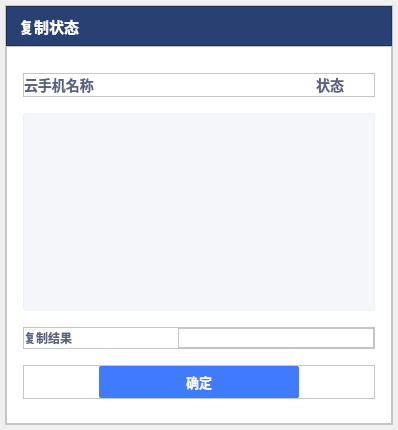
<?xml version="1.0" encoding="UTF-8"?>
<ui version="4.0">
 <class>RecentCopyStatusDialog</class>
 <widget class="QDialog" name="RecentCopyStatusDialog">
  <property name="geometry">
   <rect>
    <x>0</x>
    <y>0</y>
    <width>398</width>
    <height>430</height>
   </rect>
  </property>
  <property name="minimumSize">
   <size>
    <width>0</width>
    <height>0</height>
   </size>
  </property>
  <property name="windowTitle">
   <string>Dialog</string>
  </property>
  <property name="styleSheet">
   <string notr="true"/>
  </property>
  <layout class="QHBoxLayout" name="horizontalLayout">
   <property name="spacing">
    <number>0</number>
   </property>
   <property name="leftMargin">
    <number>5</number>
   </property>
   <property name="topMargin">
    <number>5</number>
   </property>
   <property name="rightMargin">
    <number>5</number>
   </property>
   <property name="bottomMargin">
    <number>5</number>
   </property>
   <item>
    <widget class="QFrame" name="frame_2">
     <property name="styleSheet">
      <string notr="true">background-color:#FFFFFFFF;</string>
     </property>
     <property name="frameShape">
      <enum>QFrame::StyledPanel</enum>
     </property>
     <property name="frameShadow">
      <enum>QFrame::Raised</enum>
     </property>
     <layout class="QVBoxLayout" name="verticalLayout">
      <property name="spacing">
       <number>0</number>
      </property>
      <property name="leftMargin">
       <number>0</number>
      </property>
      <property name="topMargin">
       <number>0</number>
      </property>
      <property name="rightMargin">
       <number>0</number>
      </property>
      <property name="bottomMargin">
       <number>0</number>
      </property>
      <item>
       <widget class="QFrame" name="frame">
        <property name="minimumSize">
         <size>
          <width>0</width>
          <height>40</height>
         </size>
        </property>
        <property name="maximumSize">
         <size>
          <width>16777215</width>
          <height>40</height>
         </size>
        </property>
        <property name="palette">
         <palette>
          <active>
           <colorrole role="Button">
            <brush brushstyle="SolidPattern">
             <color alpha="255">
              <red>41</red>
              <green>64</green>
              <blue>115</blue>
             </color>
            </brush>
           </colorrole>
           <colorrole role="Base">
            <brush brushstyle="SolidPattern">
             <color alpha="255">
              <red>41</red>
              <green>64</green>
              <blue>115</blue>
             </color>
            </brush>
           </colorrole>
           <colorrole role="Window">
            <brush brushstyle="SolidPattern">
             <color alpha="255">
              <red>41</red>
              <green>64</green>
              <blue>115</blue>
             </color>
            </brush>
           </colorrole>
          </active>
          <inactive>
           <colorrole role="Button">
            <brush brushstyle="SolidPattern">
             <color alpha="255">
              <red>41</red>
              <green>64</green>
              <blue>115</blue>
             </color>
            </brush>
           </colorrole>
           <colorrole role="Base">
            <brush brushstyle="SolidPattern">
             <color alpha="255">
              <red>41</red>
              <green>64</green>
              <blue>115</blue>
             </color>
            </brush>
           </colorrole>
           <colorrole role="Window">
            <brush brushstyle="SolidPattern">
             <color alpha="255">
              <red>41</red>
              <green>64</green>
              <blue>115</blue>
             </color>
            </brush>
           </colorrole>
          </inactive>
          <disabled>
           <colorrole role="Button">
            <brush brushstyle="SolidPattern">
             <color alpha="255">
              <red>41</red>
              <green>64</green>
              <blue>115</blue>
             </color>
            </brush>
           </colorrole>
           <colorrole role="Base">
            <brush brushstyle="SolidPattern">
             <color alpha="255">
              <red>41</red>
              <green>64</green>
              <blue>115</blue>
             </color>
            </brush>
           </colorrole>
           <colorrole role="Window">
            <brush brushstyle="SolidPattern">
             <color alpha="255">
              <red>41</red>
              <green>64</green>
              <blue>115</blue>
             </color>
            </brush>
           </colorrole>
          </disabled>
         </palette>
        </property>
        <property name="styleSheet">
         <string notr="true">background-color:#FF294073;</string>
        </property>
        <property name="frameShape">
         <enum>QFrame::StyledPanel</enum>
        </property>
        <property name="frameShadow">
         <enum>QFrame::Raised</enum>
        </property>
        <layout class="QHBoxLayout" name="horizontalLayout_2">
         <property name="spacing">
          <number>0</number>
         </property>
         <property name="leftMargin">
          <number>12</number>
         </property>
         <property name="topMargin">
          <number>0</number>
         </property>
         <property name="rightMargin">
          <number>12</number>
         </property>
         <property name="bottomMargin">
          <number>0</number>
         </property>
         <item>
          <widget class="QLabel" name="label">
           <property name="palette">
            <palette>
             <active>
              <colorrole role="WindowText">
               <brush brushstyle="SolidPattern">
                <color alpha="255">
                 <red>255</red>
                 <green>255</green>
                 <blue>255</blue>
                </color>
               </brush>
              </colorrole>
              <colorrole role="Button">
               <brush brushstyle="SolidPattern">
                <color alpha="255">
                 <red>41</red>
                 <green>64</green>
                 <blue>115</blue>
                </color>
               </brush>
              </colorrole>
              <colorrole role="Base">
               <brush brushstyle="SolidPattern">
                <color alpha="255">
                 <red>41</red>
                 <green>64</green>
                 <blue>115</blue>
                </color>
               </brush>
              </colorrole>
              <colorrole role="Window">
               <brush brushstyle="SolidPattern">
                <color alpha="255">
                 <red>41</red>
                 <green>64</green>
                 <blue>115</blue>
                </color>
               </brush>
              </colorrole>
             </active>
             <inactive>
              <colorrole role="WindowText">
               <brush brushstyle="SolidPattern">
                <color alpha="255">
                 <red>255</red>
                 <green>255</green>
                 <blue>255</blue>
                </color>
               </brush>
              </colorrole>
              <colorrole role="Button">
               <brush brushstyle="SolidPattern">
                <color alpha="255">
                 <red>41</red>
                 <green>64</green>
                 <blue>115</blue>
                </color>
               </brush>
              </colorrole>
              <colorrole role="Base">
               <brush brushstyle="SolidPattern">
                <color alpha="255">
                 <red>41</red>
                 <green>64</green>
                 <blue>115</blue>
                </color>
               </brush>
              </colorrole>
              <colorrole role="Window">
               <brush brushstyle="SolidPattern">
                <color alpha="255">
                 <red>41</red>
                 <green>64</green>
                 <blue>115</blue>
                </color>
               </brush>
              </colorrole>
             </inactive>
             <disabled>
              <colorrole role="Button">
               <brush brushstyle="SolidPattern">
                <color alpha="255">
                 <red>41</red>
                 <green>64</green>
                 <blue>115</blue>
                </color>
               </brush>
              </colorrole>
              <colorrole role="Base">
               <brush brushstyle="SolidPattern">
                <color alpha="255">
                 <red>41</red>
                 <green>64</green>
                 <blue>115</blue>
                </color>
               </brush>
              </colorrole>
              <colorrole role="Window">
               <brush brushstyle="SolidPattern">
                <color alpha="255">
                 <red>41</red>
                 <green>64</green>
                 <blue>115</blue>
                </color>
               </brush>
              </colorrole>
             </disabled>
            </palette>
           </property>
           <property name="font">
            <font>
             <pointsize>11</pointsize>
             <bold>true</bold>
            </font>
           </property>
           <property name="text">
            <string>复制状态</string>
           </property>
          </widget>
         </item>
         <item>
          <spacer name="horizontalSpacer">
           <property name="orientation">
            <enum>Qt::Horizontal</enum>
           </property>
           <property name="sizeHint" stdset="0">
            <size>
             <width>507</width>
             <height>9</height>
            </size>
           </property>
          </spacer>
         </item>
         <item>
          <widget class="QPushButton" name="btnClose">
           <property name="minimumSize">
            <size>
             <width>24</width>
             <height>32</height>
            </size>
           </property>
           <property name="maximumSize">
            <size>
             <width>24</width>
             <height>32</height>
            </size>
           </property>
           <property name="cursor">
            <cursorShape>PointingHandCursor</cursorShape>
           </property>
           <property name="styleSheet">
            <string notr="true">QPushButton:hover {
     background: transparent;
 }
 QPushButton:flat {
     border: none; /* no border for a flat push button */
 }

 QPushButton:default {
     border-color: navy; /* make the default button prominent */
 }
</string>
           </property>
           <property name="text">
            <string/>
           </property>
           <property name="icon">
            <iconset resource="res.qrc">
             <normaloff>:/login/resource/login/close.png</normaloff>:/login/resource/login/close.png</iconset>
           </property>
           <property name="iconSize">
            <size>
             <width>24</width>
             <height>32</height>
            </size>
           </property>
           <property name="flat">
            <bool>true</bool>
           </property>
          </widget>
         </item>
        </layout>
       </widget>
      </item>
      <item>
       <widget class="QFrame" name="frame_3">
        <property name="minimumSize">
         <size>
          <width>0</width>
          <height>0</height>
         </size>
        </property>
        <property name="maximumSize">
         <size>
          <width>16777215</width>
          <height>16777215</height>
         </size>
        </property>
        <property name="styleSheet">
         <string notr="true">background-color:#FFFFFFFF;</string>
        </property>
        <property name="frameShape">
         <enum>QFrame::StyledPanel</enum>
        </property>
        <property name="frameShadow">
         <enum>QFrame::Raised</enum>
        </property>
        <layout class="QVBoxLayout" name="verticalLayout_2">
         <property name="spacing">
          <number>16</number>
         </property>
         <property name="leftMargin">
          <number>16</number>
         </property>
         <property name="topMargin">
          <number>26</number>
         </property>
         <property name="rightMargin">
          <number>16</number>
         </property>
         <property name="bottomMargin">
          <number>24</number>
         </property>
         <item>
          <widget class="QFrame" name="frame_4">
           <property name="minimumSize">
            <size>
             <width>0</width>
             <height>0</height>
            </size>
           </property>
           <property name="styleSheet">
            <string notr="true"/>
           </property>
           <property name="frameShape">
            <enum>QFrame::StyledPanel</enum>
           </property>
           <property name="frameShadow">
            <enum>QFrame::Raised</enum>
           </property>
           <layout class="QHBoxLayout" name="horizontalLayout_3">
            <property name="spacing">
             <number>0</number>
            </property>
            <property name="leftMargin">
             <number>0</number>
            </property>
            <property name="topMargin">
             <number>0</number>
            </property>
            <property name="rightMargin">
             <number>30</number>
            </property>
            <property name="bottomMargin">
             <number>0</number>
            </property>
            <item>
             <widget class="QLabel" name="label_7">
              <property name="font">
               <font>
                <pointsize>-1</pointsize>
                <bold>true</bold>
               </font>
              </property>
              <property name="styleSheet">
               <string notr="true">color:#596380;font-size:14px;font-weight:bold;</string>
              </property>
              <property name="text">
               <string>云手机名称</string>
              </property>
              <property name="alignment">
               <set>Qt::AlignLeading|Qt::AlignLeft|Qt::AlignVCenter</set>
              </property>
             </widget>
            </item>
            <item>
             <spacer name="horizontalSpacer_2">
              <property name="orientation">
               <enum>Qt::Horizontal</enum>
              </property>
              <property name="sizeHint" stdset="0">
               <size>
                <width>219</width>
                <height>20</height>
               </size>
              </property>
             </spacer>
            </item>
            <item>
             <widget class="QLabel" name="label_6">
              <property name="font">
               <font>
                <pointsize>-1</pointsize>
                <bold>true</bold>
               </font>
              </property>
              <property name="styleSheet">
               <string notr="true">color:#596380;font-size:14px;font-weight:bold;</string>
              </property>
              <property name="text">
               <string>状态</string>
              </property>
              <property name="alignment">
               <set>Qt::AlignRight|Qt::AlignTrailing|Qt::AlignVCenter</set>
              </property>
             </widget>
            </item>
           </layout>
          </widget>
         </item>
         <item>
          <widget class="QListWidget" name="listWidget">
           <property name="minimumSize">
            <size>
             <width>0</width>
             <height>0</height>
            </size>
           </property>
           <property name="maximumSize">
            <size>
             <width>16777215</width>
             <height>16777215</height>
            </size>
           </property>
           <property name="styleSheet">
            <string notr="true">QListWidget{background-color:#F5F6FA;
border: 1px solid #EBF1FF;color:#596380;font-size:12px;border-radius: 2px;}
QScrollBar::add-page:vertical, QScrollBar::sub-page:vertical {
                             background: none;
width: 0px;
height: 0px;
                         }
QScrollBar:vertical {
                     border: none;
                     background: none;
                     width: 8px;
                     margin: 0px 0 0px 0;
                 }
                 QScrollBar::handle:vertical {
                     background: #FFD7D7DE;
min-height: 20px;
border-radius: 4px;
border: none;
                 }
                 QScrollBar::add-line:vertical {
                     border: 0px solid grey;
background: #000000;
height: 0px;
subcontrol-position: bottom;
subcontrol-origin: margin;
                 }
                 QScrollBar::sub-line:vertical {
                     border: 0px solid grey;
background: #000000;
height: 0px;
subcontrol-position: top;
subcontrol-origin: margin;
                 }

QScrollBar::add-page:horizontal, QScrollBar::sub-page:horizontal {
                             background: none;
width: 0px;
height: 0px;
                         }
QScrollBar:horizontal {
                     border: none;
                     background: none;
                     height: 8px;
                     margin: 0px 0 0px 0;
                 }
                 QScrollBar::handle:horizontal {
                     background: #FFD7D7DE;
min-width: 20px;
border-radius: 4px;
border: none;
                 }
                 QScrollBar::add-line:horizontal {
                     border: 0px solid grey;
background: #000000;
width: 0px;
subcontrol-position: bottom;
subcontrol-origin: margin;
                 }
                 QScrollBar::sub-line:horizontal {
                     border: 0px solid grey;
background: #000000;
width: 0px;
subcontrol-position: top;
subcontrol-origin: margin;
                 }
</string>
           </property>
          </widget>
         </item>
         <item>
          <widget class="QFrame" name="frame_5">
           <property name="minimumSize">
            <size>
             <width>0</width>
             <height>0</height>
            </size>
           </property>
           <property name="frameShape">
            <enum>QFrame::StyledPanel</enum>
           </property>
           <property name="frameShadow">
            <enum>QFrame::Raised</enum>
           </property>
           <layout class="QHBoxLayout" name="horizontalLayout_4">
            <property name="spacing">
             <number>8</number>
            </property>
            <property name="leftMargin">
             <number>0</number>
            </property>
            <property name="topMargin">
             <number>0</number>
            </property>
            <property name="rightMargin">
             <number>0</number>
            </property>
            <property name="bottomMargin">
             <number>0</number>
            </property>
            <item>
             <widget class="QLabel" name="label_2">
              <property name="font">
               <font>
                <pointsize>-1</pointsize>
                <bold>true</bold>
               </font>
              </property>
              <property name="styleSheet">
               <string notr="true">color:#596380;font-size:12px;font-weight:bold;</string>
              </property>
              <property name="text">
               <string>复制结果</string>
              </property>
             </widget>
            </item>
            <item>
             <spacer name="horizontalSpacer_3">
              <property name="orientation">
               <enum>Qt::Horizontal</enum>
              </property>
              <property name="sizeHint" stdset="0">
               <size>
                <width>123</width>
                <height>20</height>
               </size>
              </property>
             </spacer>
            </item>
            <item>
             <widget class="QFrame" name="frame_7">
              <property name="minimumSize">
               <size>
                <width>0</width>
                <height>0</height>
               </size>
              </property>
              <property name="frameShape">
               <enum>QFrame::StyledPanel</enum>
              </property>
              <property name="frameShadow">
               <enum>QFrame::Raised</enum>
              </property>
              <layout class="QHBoxLayout" name="horizontalLayout_6">
               <property name="spacing">
                <number>8</number>
               </property>
               <property name="leftMargin">
                <number>0</number>
               </property>
               <property name="topMargin">
                <number>0</number>
               </property>
               <property name="rightMargin">
                <number>0</number>
               </property>
               <property name="bottomMargin">
                <number>0</number>
               </property>
               <item>
                <widget class="QLabel" name="labelSuccess">
                 <property name="minimumSize">
                  <size>
                   <width>56</width>
                   <height>0</height>
                  </size>
                 </property>
                 <property name="font">
                  <font>
                   <pointsize>-1</pointsize>
                   <bold>true</bold>
                  </font>
                 </property>
                 <property name="styleSheet">
                  <string notr="true">color:#3071F2;font-size:12px;font-weight:bold;</string>
                 </property>
                 <property name="text">
                  <string/>
                 </property>
                 <property name="scaledContents">
                  <bool>false</bool>
                 </property>
                 <property name="alignment">
                  <set>Qt::AlignRight|Qt::AlignTrailing|Qt::AlignVCenter</set>
                 </property>
                </widget>
               </item>
               <item>
                <widget class="QLabel" name="labelFailed">
                 <property name="minimumSize">
                  <size>
                   <width>56</width>
                   <height>0</height>
                  </size>
                 </property>
                 <property name="styleSheet">
                  <string notr="true">color:#FF4D4D;font-size:12px;font-weight:bold;</string>
                 </property>
                 <property name="text">
                  <string/>
                 </property>
                 <property name="scaledContents">
                  <bool>false</bool>
                 </property>
                 <property name="alignment">
                  <set>Qt::AlignRight|Qt::AlignTrailing|Qt::AlignVCenter</set>
                 </property>
                </widget>
               </item>
               <item>
                <widget class="QLabel" name="labelNoContent">
                 <property name="minimumSize">
                  <size>
                   <width>66</width>
                   <height>0</height>
                  </size>
                 </property>
                 <property name="styleSheet">
                  <string notr="true">color:#596380;font-size:12px;font-weight:bold;</string>
                 </property>
                 <property name="text">
                  <string/>
                 </property>
                 <property name="scaledContents">
                  <bool>false</bool>
                 </property>
                 <property name="alignment">
                  <set>Qt::AlignRight|Qt::AlignTrailing|Qt::AlignVCenter</set>
                 </property>
                </widget>
               </item>
              </layout>
             </widget>
            </item>
           </layout>
          </widget>
         </item>
         <item>
          <widget class="QFrame" name="frame_6">
           <property name="minimumSize">
            <size>
             <width>0</width>
             <height>0</height>
            </size>
           </property>
           <property name="frameShape">
            <enum>QFrame::StyledPanel</enum>
           </property>
           <property name="frameShadow">
            <enum>QFrame::Raised</enum>
           </property>
           <layout class="QHBoxLayout" name="horizontalLayout_5">
            <property name="spacing">
             <number>0</number>
            </property>
            <property name="leftMargin">
             <number>0</number>
            </property>
            <property name="topMargin">
             <number>0</number>
            </property>
            <property name="rightMargin">
             <number>0</number>
            </property>
            <property name="bottomMargin">
             <number>0</number>
            </property>
            <item>
             <spacer name="horizontalSpacer_4">
              <property name="orientation">
               <enum>Qt::Horizontal</enum>
              </property>
              <property name="sizeHint" stdset="0">
               <size>
                <width>72</width>
                <height>20</height>
               </size>
              </property>
             </spacer>
            </item>
            <item>
             <widget class="QPushButton" name="btnOK">
              <property name="minimumSize">
               <size>
                <width>200</width>
                <height>32</height>
               </size>
              </property>
              <property name="maximumSize">
               <size>
                <width>200</width>
                <height>32</height>
               </size>
              </property>
              <property name="font">
               <font>
                <pointsize>10</pointsize>
                <bold>true</bold>
               </font>
              </property>
              <property name="cursor">
               <cursorShape>PointingHandCursor</cursorShape>
              </property>
              <property name="styleSheet">
               <string notr="true"> QPushButton {
     border: 0px solid #555764;
     border-radius:2px;
	 background-color: #FF407AFF;
	 color:#FFFFFFFF;
 }
QPushButton:hover
{
	border:0px solid  #FF27282B;
	background-color: #FF407AFF;
}
 QPushButton:pressed {
     border: 0px solid #555764;
     border-radius: 2px;
	 background-color: #FF407AFF;
	 color:#FFFFFFFF;
 }
QPushButton:disabled
{
 background-color: #FF407AFF;
 color:#FFFFFFFF;
}

 QPushButton:flat {
     border: none; /* no border for a flat push button */
 }

 QPushButton:default {
     border-color: navy; /* make the default button prominent */
 }
</string>
              </property>
              <property name="text">
               <string>确定</string>
              </property>
             </widget>
            </item>
            <item>
             <spacer name="horizontalSpacer_5">
              <property name="orientation">
               <enum>Qt::Horizontal</enum>
              </property>
              <property name="sizeHint" stdset="0">
               <size>
                <width>72</width>
                <height>20</height>
               </size>
              </property>
             </spacer>
            </item>
           </layout>
          </widget>
         </item>
        </layout>
       </widget>
      </item>
     </layout>
    </widget>
   </item>
  </layout>
 </widget>
 <resources>
  <include location="res.qrc"/>
 </resources>
 <connections/>
</ui>
